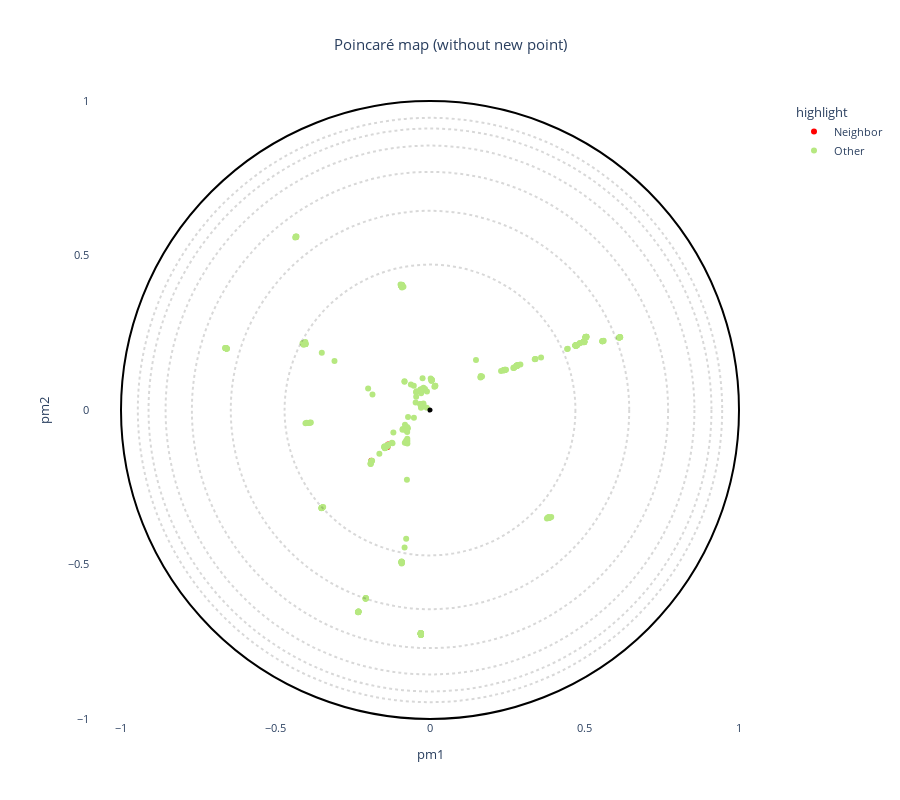
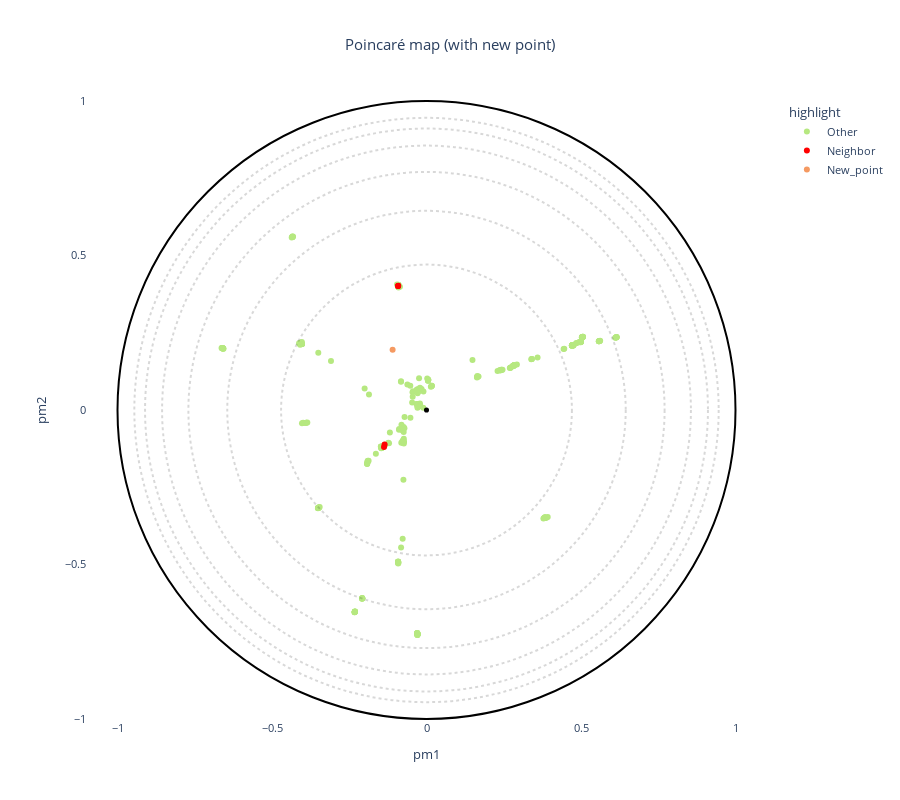

These figures' notebook cell, in order:
### Code cell
# Highlighting: mark only the nearest neighbors (green) and the appended new point.
# Do NOT attempt to mark the original source points (to avoid fragile index/id matching).

import copy

# neighbors_used should be available from the centroid append step
(
neighbor_indices, neighbor_pids) = ([], [])
try:
    neighbor_indices = [int(n.get('index')) for n in neighbors_used if n.get('index') is not None] if 'neighbors_used' in globals() else []
    neighbor_pids = [str(n.get('protein_id')) for n in neighbors_used if n.get('protein_id') is not None] if 'neighbors_used' in globals() else []
except Exception:
    neighbor_indices = []
    neighbor_pids = []

# Prepare highlight column on both embeddings (original and new)
for df_name in ('df_embedding', 'df_embedding_new'):
    if df_name not in globals():
        continue
    df = globals()[df_name]
    # default category
    df['highlight'] = 'Other'
    # mark neighbors by index when available and valid
    if len(neighbor_indices) > 0:
        valid_idx = [i for i in neighbor_indices if i is not None and 0 <= int(i) < len(df)]
        if len(valid_idx) > 0:
            df.loc[df.index.isin(valid_idx), 'highlight'] = 'Neighbor'
    # fallback: mark neighbors by proteins_id if embedding has that column
    if 'proteins_id' in df.columns and len(neighbor_pids) > 0:
        mask2 = df['proteins_id'].astype(str).isin(neighbor_pids)
        df.loc[mask2, 'highlight'] = 'Neighbor'
    # mark new point in the augmented embedding (if present and proteins_id available)
    if df_name == 'df_embedding_new' and 'new_id' in globals() and 'proteins_id' in df.columns:
        df.loc[df['proteins_id'].astype(str) == str(new_id), 'highlight'] = 'New_point'
    # assign back to globals so downstream code sees the column
    globals()[df_name] = df

# Build a palette that includes our categories (neighbors + new point)
palette = copy.deepcopy(kinase_palette) if 'kinase_palette' in globals() else {}
palette.update({'Neighbor': 'red', 'New_point': '#f59a62'})

# Plot without the new point (df_embedding)
if 'df_embedding' in globals():
    fig = plot_embedding_interactive(df_embedding, labels_name='highlight', color_palette=palette, title='Poincaré map (without new point)', fontsize=11)
    fig.show()

# Plot with the new point (df_embedding_new)
if 'df_embedding_new' in globals():
    fig2 = plot_embedding_interactive(df_embedding_new, labels_name='highlight', color_palette=palette, title='Poincaré map (with new point)', fontsize=11)
    fig2.show()

### Figure 1 — Plotly figure (JSON) as saved in the notebook; plotly's stock layout.template omitted (floating-point values rounded to 4 significant figures; data arrays with more than 128 entries replaced by an {"elided": "..."} marker saying what was removed)
{"data": [{"customdata": {"elided": "9x20 mixed values"}, "hovertemplate": "<b>%{hovertext}</b><br><br>highlight=%{customdata[19]}<br>pm1=%{x}<br>pm2=%{y}<br>proteins_id=%{customdata[0]}<br>1_Group=%{customdata[1]}<br>2_Gene=%{customdata[2]}<br>3_HGNC=%{customdata[3]}<br>4_Uni_entry=%{customdata[4]}<br>5_Uni_acc=%{customdata[5]}<br>6_Domain_begin=%{customdata[6]}<br>7_Domain_end=%{customdata[7]}<br>8_Domain_length=%{customdata[8]}<br>9_Largest_insert_length=%{customdata[9]}<br>10_PDB_validation=%{customdata[10]}<br>11_Conformational_state=%{customdata[11]}<br>12_Dihedral_state=%{customdata[12]}<br>13_Group_in_Uni=%{customdata[13]}<br>14_Group_in_Manning=%{customdata[14]}<br>15_Synonymn=%{customdata[15]}<br>evo_distance=%{customdata[16]}<br>decile_domain=%{customdata[17]}<br>small_cluster=%{customdata[18]}<extra></extra>", "hovertext": ["Neighbor", "Neighbor", "Neighbor", "Neighbor", "Neighbor", "Neighbor", "Neighbor", "Neighbor", "Neighbor"], "legendgroup": "Neighbor", "marker": {"color": "red", "symbol": "circle"}, "mode": "markers", "name": "Neighbor", "orientation": "v", "showlegend": true, "type": "scatter", "x": [-0.02978, -0.1375, -0.1355, -0.1899, -0.4335, -0.08986, -0.09173, -0.09174, -0.09174], "xaxis": "x", "y": [-0.7242, -0.1197, -0.1121, -0.164, 0.5598, 0.4018, 0.402, 0.4016, 0.4011], "yaxis": "y"}, {"customdata": {"elided": "488x20 mixed values"}, "hovertemplate": "<b>%{hovertext}</b><br><br>highlight=%{customdata[19]}<br>pm1=%{x}<br>pm2=%{y}<br>proteins_id=%{customdata[0]}<br>1_Group=%{customdata[1]}<br>2_Gene=%{customdata[2]}<br>3_HGNC=%{customdata[3]}<br>4_Uni_entry=%{customdata[4]}<br>5_Uni_acc=%{customdata[5]}<br>6_Domain_begin=%{customdata[6]}<br>7_Domain_end=%{customdata[7]}<br>8_Domain_length=%{customdata[8]}<br>9_Largest_insert_length=%{customdata[9]}<br>10_PDB_validation=%{customdata[10]}<br>11_Conformational_state=%{customdata[11]}<br>12_Dihedral_state=%{customdata[12]}<br>13_Group_in_Uni=%{customdata[13]}<br>14_Group_in_Manning=%{customdata[14]}<br>15_Synonymn=%{customdata[15]}<br>evo_distance=%{customdata[16]}<br>decile_domain=%{customdata[17]}<br>small_cluster=%{customdata[18]}<extra></extra>", "hovertext": {"elided": "488 str values"}, "legendgroup": "Other", "marker": {"color": "#B6E880", "symbol": "circle"}, "mode": "markers", "name": "Other", "orientation": "v", "showlegend": true, "type": "scatter", "x": {"elided": "488 float values"}, "xaxis": "x", "y": {"elided": "488 float values"}, "yaxis": "y"}], "layout": {"font": {"size": 11}, "height": 800, "legend": {"title": {"text": "highlight"}, "tracegroupgap": 0}, "plot_bgcolor": "rgba(0, 0, 0, 0)", "shapes": [{"line": {"color": "black", "dash": "dot"}, "opacity": 0.15, "type": "circle", "x0": -0.4706, "x1": 0.4706, "y0": -0.4706, "y1": 0.4706}, {"line": {"color": "black", "dash": "dot"}, "opacity": 0.15, "type": "circle", "x0": -0.6447, "x1": 0.6447, "y0": -0.6447, "y1": 0.6447}, {"line": {"color": "black", "dash": "dot"}, "opacity": 0.15, "type": "circle", "x0": -0.7705, "x1": 0.7705, "y0": -0.7705, "y1": 0.7705}, {"line": {"color": "black", "dash": "dot"}, "opacity": 0.15, "type": "circle", "x0": -0.8557, "x1": 0.8557, "y0": -0.8557, "y1": 0.8557}, {"line": {"color": "black", "dash": "dot"}, "opacity": 0.15, "type": "circle", "x0": -0.9108, "x1": 0.9108, "y0": -0.9108, "y1": 0.9108}, {"line": {"color": "black", "dash": "dot"}, "opacity": 0.15, "type": "circle", "x0": -0.9455, "x1": 0.9455, "y0": -0.9455, "y1": 0.9455}, {"line": {"color": "Black"}, "type": "circle", "x0": -1, "x1": 1, "xref": "x", "y0": -1, "y1": 1, "yref": "y"}, {"fillcolor": "Black", "line": {"color": "Black"}, "type": "circle", "x0": -0.005, "x1": 0.005, "xref": "x", "y0": -0.005, "y1": 0.005, "yref": "y"}], "title": {"text": "Poincaré map (without new point)", "x": 0.5}, "xaxis": {"anchor": "y", "constrain": "domain", "domain": [0, 1], "range": [-1.1, 1.1], "title": {"text": "pm1"}}, "yaxis": {"anchor": "x", "domain": [0, 1], "scaleanchor": "x", "scaleratio": 1, "title": {"text": "pm2"}}, "yaxis2": {"layer": "below traces", "matches": "y", "overlaying": "y"}}}

### Figure 2 — Plotly figure (JSON) as saved in the notebook; plotly's stock layout.template omitted (floating-point values rounded to 4 significant figures; data arrays with more than 128 entries replaced by an {"elided": "..."} marker saying what was removed)
{"data": [{"customdata": {"elided": "492x20 mixed values"}, "hovertemplate": "<b>%{hovertext}</b><br><br>highlight=%{customdata[19]}<br>pm1=%{x}<br>pm2=%{y}<br>proteins_id=%{customdata[0]}<br>1_Group=%{customdata[1]}<br>2_Gene=%{customdata[2]}<br>3_HGNC=%{customdata[3]}<br>4_Uni_entry=%{customdata[4]}<br>5_Uni_acc=%{customdata[5]}<br>6_Domain_begin=%{customdata[6]}<br>7_Domain_end=%{customdata[7]}<br>8_Domain_length=%{customdata[8]}<br>9_Largest_insert_length=%{customdata[9]}<br>10_PDB_validation=%{customdata[10]}<br>11_Conformational_state=%{customdata[11]}<br>12_Dihedral_state=%{customdata[12]}<br>13_Group_in_Uni=%{customdata[13]}<br>14_Group_in_Manning=%{customdata[14]}<br>15_Synonymn=%{customdata[15]}<br>evo_distance=%{customdata[16]}<br>decile_domain=%{customdata[17]}<br>small_cluster=%{customdata[18]}<extra></extra>", "hovertext": {"elided": "492 str values"}, "legendgroup": "Other", "marker": {"color": "#B6E880", "symbol": "circle"}, "mode": "markers", "name": "Other", "orientation": "v", "showlegend": true, "type": "scatter", "x": {"elided": "492 float values"}, "xaxis": "x", "y": {"elided": "492 float values"}, "yaxis": "y"}, {"customdata": [["358", "OTHER", "STK31", "HGNC:11407", "STK31_HUMAN", "Q9BXU1", 710, 972, 263, 21, "nan", "nan", "nan", "OTHER", "OTHER", "SGK396", 3.306, 4, "Other", "Neighbor"], ["359", "OTHER", "STK35", "HGNC:16254", "STK35_HUMAN", "Q8TDR2", 202, 529, 328, 37, "nan", "nan", "nan", "OTHER", "OTHER", "CLIK1,PDIK1,STK35L1", 1.338, 9, "Other", "Neighbor"], ["360", "OTHER", "STKLD1", "HGNC:28669", "STKL1_HUMAN", "Q8NE28", 28, 297, 270, 19, "nan", "nan", "nan", "OTHER", "OTHER", "C9orf96,SGK071", 1.865, 6, "STKL", "Neighbor"], ["73", "TYR", "NTRK1", "HGNC:8031", "NTRK1_HUMAN", "P04629", 510, 783, 274, 16, "5KVTA", "DFGin", "ABAminus", "TYR", "TYR", "MTC,TRK,TRKA", 2.334, 6, "InsR", "Neighbor"], ["74", "TYR", "NTRK2", "HGNC:8032", "NTRK2_HUMAN", "Q16620", 538, 809, 272, 14, "4AT4A", "DFGout", "BBAminus", "TYR", "TYR", "TRKB", 2.283, 6, "InsR", "Neighbor"]], "hovertemplate": "<b>%{hovertext}</b><br><br>highlight=%{customdata[19]}<br>pm1=%{x}<br>pm2=%{y}<br>proteins_id=%{customdata[0]}<br>1_Group=%{customdata[1]}<br>2_Gene=%{customdata[2]}<br>3_HGNC=%{customdata[3]}<br>4_Uni_entry=%{customdata[4]}<br>5_Uni_acc=%{customdata[5]}<br>6_Domain_begin=%{customdata[6]}<br>7_Domain_end=%{customdata[7]}<br>8_Domain_length=%{customdata[8]}<br>9_Largest_insert_length=%{customdata[9]}<br>10_PDB_validation=%{customdata[10]}<br>11_Conformational_state=%{customdata[11]}<br>12_Dihedral_state=%{customdata[12]}<br>13_Group_in_Uni=%{customdata[13]}<br>14_Group_in_Manning=%{customdata[14]}<br>15_Synonymn=%{customdata[15]}<br>evo_distance=%{customdata[16]}<br>decile_domain=%{customdata[17]}<br>small_cluster=%{customdata[18]}<extra></extra>", "hovertext": ["Neighbor", "Neighbor", "Neighbor", "Neighbor", "Neighbor"], "legendgroup": "Neighbor", "marker": {"color": "red", "symbol": "circle"}, "mode": "markers", "name": "Neighbor", "orientation": "v", "showlegend": true, "type": "scatter", "x": [-0.09173, -0.09174, -0.09174, -0.1375, -0.1355], "xaxis": "x", "y": [0.402, 0.4016, 0.4011, -0.1197, -0.1121], "yaxis": "y"}, {"customdata": [["NEW_BY_CENTROID", "New_point", "New_point", "New_point", "New_point", "New_point", 0, 0, 0, 0, "New_point", "New_point", "New_point", "New_point", "New_point", "New_point", 0, 0, "New_point", "New_point"]], "hovertemplate": "<b>%{hovertext}</b><br><br>highlight=%{customdata[19]}<br>pm1=%{x}<br>pm2=%{y}<br>proteins_id=%{customdata[0]}<br>1_Group=%{customdata[1]}<br>2_Gene=%{customdata[2]}<br>3_HGNC=%{customdata[3]}<br>4_Uni_entry=%{customdata[4]}<br>5_Uni_acc=%{customdata[5]}<br>6_Domain_begin=%{customdata[6]}<br>7_Domain_end=%{customdata[7]}<br>8_Domain_length=%{customdata[8]}<br>9_Largest_insert_length=%{customdata[9]}<br>10_PDB_validation=%{customdata[10]}<br>11_Conformational_state=%{customdata[11]}<br>12_Dihedral_state=%{customdata[12]}<br>13_Group_in_Uni=%{customdata[13]}<br>14_Group_in_Manning=%{customdata[14]}<br>15_Synonymn=%{customdata[15]}<br>evo_distance=%{customdata[16]}<br>decile_domain=%{customdata[17]}<br>small_cluster=%{customdata[18]}<extra></extra>", "hovertext": ["New_point"], "legendgroup": "New_point", "marker": {"color": "#f59a62", "symbol": "circle"}, "mode": "markers", "name": "New_point", "orientation": "v", "showlegend": true, "type": "scatter", "x": [-0.1096], "xaxis": "x", "y": [0.1946], "yaxis": "y"}], "layout": {"font": {"size": 11}, "height": 800, "legend": {"title": {"text": "highlight"}, "tracegroupgap": 0}, "plot_bgcolor": "rgba(0, 0, 0, 0)", "shapes": [{"line": {"color": "black", "dash": "dot"}, "opacity": 0.15, "type": "circle", "x0": -0.4706, "x1": 0.4706, "y0": -0.4706, "y1": 0.4706}, {"line": {"color": "black", "dash": "dot"}, "opacity": 0.15, "type": "circle", "x0": -0.6447, "x1": 0.6447, "y0": -0.6447, "y1": 0.6447}, {"line": {"color": "black", "dash": "dot"}, "opacity": 0.15, "type": "circle", "x0": -0.7705, "x1": 0.7705, "y0": -0.7705, "y1": 0.7705}, {"line": {"color": "black", "dash": "dot"}, "opacity": 0.15, "type": "circle", "x0": -0.8557, "x1": 0.8557, "y0": -0.8557, "y1": 0.8557}, {"line": {"color": "black", "dash": "dot"}, "opacity": 0.15, "type": "circle", "x0": -0.9108, "x1": 0.9108, "y0": -0.9108, "y1": 0.9108}, {"line": {"color": "black", "dash": "dot"}, "opacity": 0.15, "type": "circle", "x0": -0.9455, "x1": 0.9455, "y0": -0.9455, "y1": 0.9455}, {"line": {"color": "Black"}, "type": "circle", "x0": -1, "x1": 1, "xref": "x", "y0": -1, "y1": 1, "yref": "y"}, {"fillcolor": "Black", "line": {"color": "Black"}, "type": "circle", "x0": -0.005, "x1": 0.005, "xref": "x", "y0": -0.005, "y1": 0.005, "yref": "y"}], "title": {"text": "Poincaré map (with new point)", "x": 0.5}, "xaxis": {"anchor": "y", "constrain": "domain", "domain": [0, 1], "range": [-1.1, 1.1], "title": {"text": "pm1"}}, "yaxis": {"anchor": "x", "domain": [0, 1], "scaleanchor": "x", "scaleratio": 1, "title": {"text": "pm2"}}, "yaxis2": {"layer": "below traces", "matches": "y", "overlaying": "y"}}}
